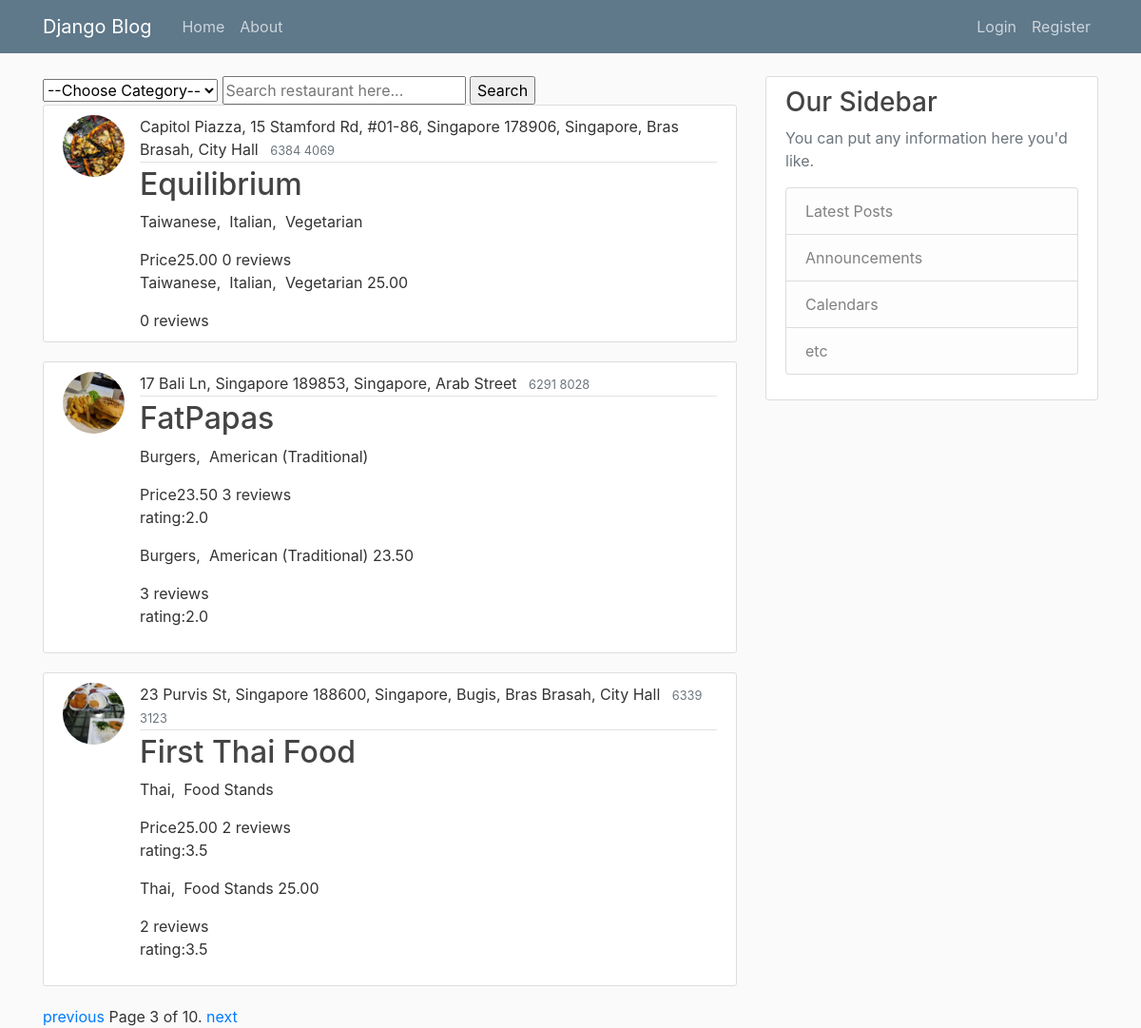
Page /?page=3 on the earlier database version.
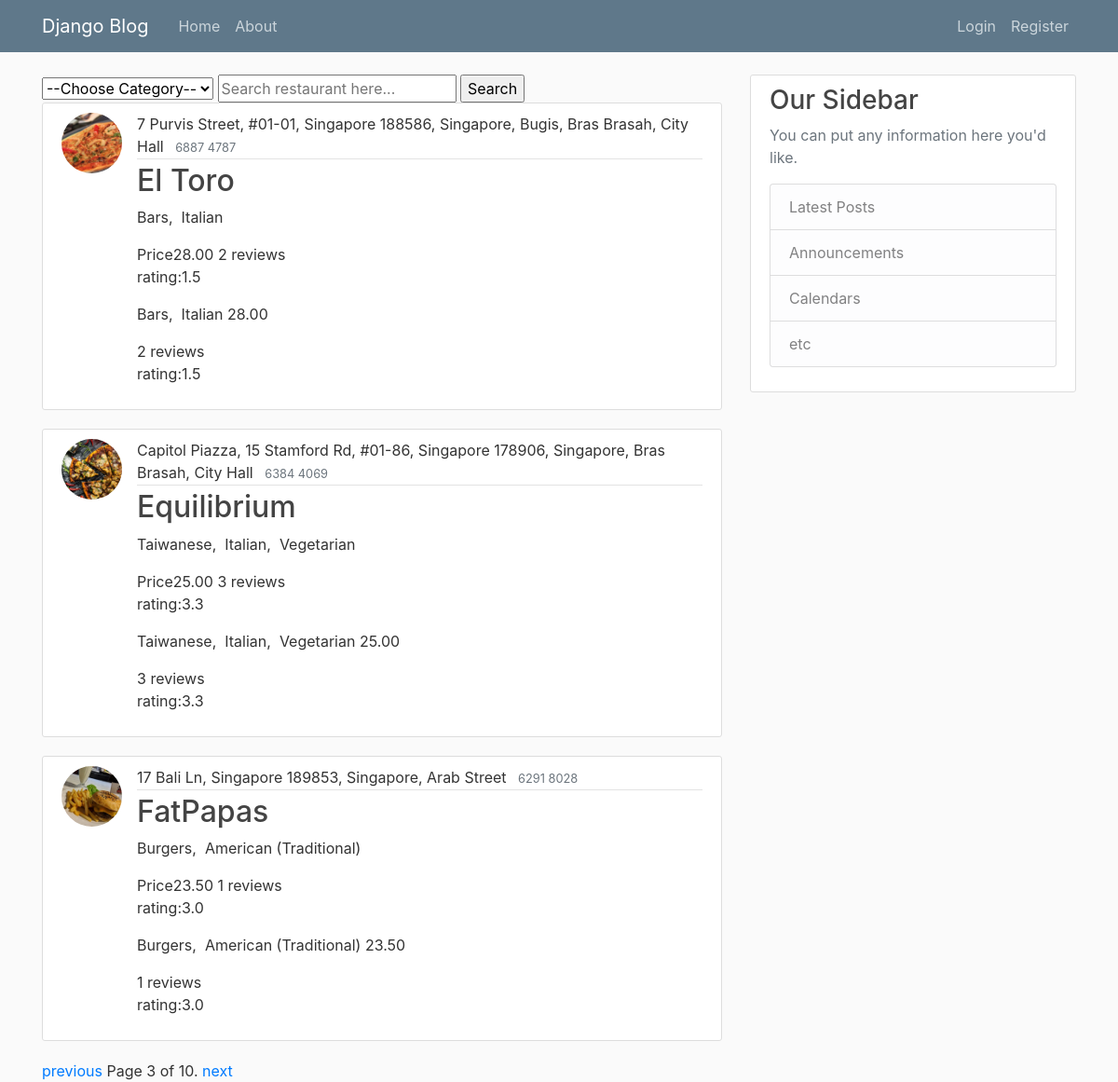
Same page on the later database version.
### mysite/models.py (models this page shows, shortened)
class Restaurant(models.Model):
    restaurant_id = models.CharField(max_length=6, primary_key=True)
    name = models.CharField(max_length=50)
    category = models.ForeignKey(Category, on_delete=models.CASCADE)
    address = models.CharField(max_length=100)
    avg_price = models.DecimalField(max_digits=6, decimal_places=2)
    phone_number = models.CharField(max_length=15)
    description = models.TextField()
    start_time = models.TimeField()
    end_time = models.TimeField()
    restaurant_picture = models.ImageField(
        default='restaurant.jpg', upload_to='images/restaurant')
    class Meta:
        ordering = ['name']

### mysite/views.py (the view, shortened to what this page needs)
# urls.py: path('', views.home, name='mysite-home'),
def home(request):
    categories = Category.objects.all()
    restaurant_list = Restaurant.objects.all()
    query = request.GET.get("query")
    category = request.GET.get("category")
    for restaurant in restaurant_list:
        rating_total = 0
        if restaurant.comment_set.all():
            count = restaurant.comment_set.all().count()
            for comment in restaurant.comment_set.all():
                rating_total += comment.rating
            rating_avg = rating_total / count
            restaurant.average = rating_avg
    paginator = Paginator(restaurant_list, 3)
    page = request.GET.get('page')
    try:
        restaurants = paginator.page(page)
    except PageNotAnInteger:
        restaurants=paginator.page(1)
    except EmptyPage:
        restaurants=paginator.page(paginator.num_pages)
    context = {
        'restaurant_list': restaurants,
        'categories': categories,
    }
    return render(request, 'mysite/home.html', context)

### templates/mysite/home.html (shortened to what this page needs)
{% extends "mysite/base.html" %}
{% block content %}
    <div>
        <form action=" " method="GET">
            <select name="category">
                <option value=''>--Choose Category--</option>
            </select>
            <input type='text' name='query' placeholder='Search restaurant here...' value='{{ request.GET.query }}'/>
            <input type="submit" value="Search">
        </form>
    </div>
    <div id='display-area'>
        {% for restaurant in restaurant_list %}
            <article class="media content-section">
                <a href="{% url 'restaurant-detail-comment' restaurant.restaurant_id %}"><img alt="restaurant picture"
                                                                                      class="rounded-circle article-img"
                                                                                      src="media/{{ restaurant.restaurant_picture }}"></a>
                <div class="media-body">
                    <div class="article-metadata">
                        <a class="mr-2">{{ restaurant.address }}</a>
                        <small class="text-muted">{{ restaurant.phone_number }}</small>
                    </div>
                    <h2><a class="article-title"
                           href="{% url 'restaurant-detail-comment' restaurant.restaurant_id %}">{{ restaurant.name }}</a></h2>
                    <p class="article-content">{{ restaurant.description }}</p>
                    <label>Price</label>{{ restaurant.avg_price }}
                    {{ restaurant.comment_set.all.count }} reviews
                    {% if restaurant.comment_set.all.count %}
                    <p>rating:{{ restaurant.average|floatformat:1}}</p>
                    {% endif %}
                    <p class="article-content">{{ restaurant.description }} {{ restaurant.avg_price }}</p>
                    {{ restaurant.comment_set.all.count }} reviews
                    {% if restaurant.comment_set.all.count %}
                    <p>rating:{{ restaurant.average|floatformat:1 }}</p>
                    {% endif %}
                </div>
            </article>
        {% empty %}
            <p><b>Sorry, no restaurant is found.</b></p>
        {% endfor %}
        <div class="pagination">
            <span class="step-links">
                {% if restaurant_list.has_previous %}
                    <a href="?page={{ restaurant_list.previous_page_number }}">previous</a>
                {% endif %}
                <span class="current">
                    Page {{ restaurant_list.number }} of {{ restaurant_list.paginator.num_pages }}.
                </span>
                {% if restaurant_list.has_next %}
                    <a href="?page={{ restaurant_list.next_page_number }}">next</a>
                {% endif %}
            </span>
        </div>
    </div>
{% endblock content %}

Differences in the rows shown:
no longer on this page (row unchanged): Restaurant: restaurant_picture (picture), address "23 Purvis St, Singapore 188600, Singapore, Bugis, Bras Brasah, City Hall", phone_number "6339 3123", name "First Thai Food", description "Thai, Food Stands", avg_price "25.00", comment_set.all.count "2", average "3.5"
now on this page (row edited): Restaurant: restaurant_picture (picture), address "7 Purvis Street, #01-01, Singapore 188586, Singapore, Bugis, Bras Brasah, City Hall", phone_number "6887 4787", name "El Toro", description "Bars, Italian", avg_price "28.00", comment_set.all.count "2", average "1.5"
shown differently, row unchanged: Restaurant "Equilibrium": comment_set.all.count "0" → "3"; average (not shown) → "3.3"
computed for Restaurant "FatPapas": comment_set.all.count "3" → "1"; average "2.0" → "3.0"
